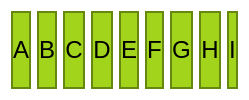
           <widget class="QWidget" name="widget_7" native="true">
            <property name="styleSheet">
             <string notr="true">border: 0px;
background-color: rgba(0,0,0,0);</string>
            </property>
            <layout class="QHBoxLayout" name="horizontalLayout_3">
             <item>
              <widget class="QPushButton" name="pushButton_10">
               <property name="sizePolicy">
                <sizepolicy hsizetype="Minimum" vsizetype="Fixed">
                 <horstretch>0</horstretch>
                 <verstretch>0</verstretch>
                </sizepolicy>
               </property>
               <property name="minimumSize">
                <size>
                 <width>0</width>
                 <height>50</height>
                </size>
               </property>
               <property name="maximumSize">
                <size>
                 <width>130</width>
                 <height>200</height>
                </size>
               </property>
               <property name="font">
                <font>
                 <pointsize>18</pointsize>
                </font>
               </property>
               <property name="styleSheet">
                <string notr="true">QPushButton
{
border: 2px solid rgb(102, 135, 16);
border-radius: 25px;
background-color: rgb(161, 212, 26);
}

QPushButton:pressed{	
	padding-left:2px;
	padding-top:2px;
	background-color: rgb(136, 177, 22);
}</string>
               </property>
               <property name="text">
                <string>A</string>
               </property>
               <property name="flat">
                <bool>false</bool>
               </property>
              </widget>
             </item>
             <item>
              <widget class="QPushButton" name="pushButton_11">
               <property name="sizePolicy">
                <sizepolicy hsizetype="Minimum" vsizetype="Fixed">
                 <horstretch>0</horstretch>
                 <verstretch>0</verstretch>
                </sizepolicy>
               </property>
               <property name="minimumSize">
                <size>
                 <width>0</width>
                 <height>50</height>
                </size>
               </property>
               <property name="maximumSize">
                <size>
                 <width>130</width>
                 <height>200</height>
                </size>
               </property>
               <property name="font">
                <font>
                 <pointsize>18</pointsize>
                </font>
               </property>
               <property name="styleSheet">
                <string notr="true">QPushButton
{
border: 2px solid rgb(102, 135, 16);
border-radius: 25px;
background-color: rgb(161, 212, 26);
}

QPushButton:pressed{	
	padding-left:2px;
	padding-top:2px;
	background-color: rgb(136, 177, 22);
}</string>
               </property>
               <property name="text">
                <string>B</string>
               </property>
              </widget>
             </item>
             <item>
              <widget class="QPushButton" name="pushButton_17">
               <property name="sizePolicy">
                <sizepolicy hsizetype="Minimum" vsizetype="Fixed">
                 <horstretch>0</horstretch>
                 <verstretch>0</verstretch>
                </sizepolicy>
               </property>
               <property name="minimumSize">
                <size>
                 <width>0</width>
                 <height>50</height>
                </size>
               </property>
               <property name="maximumSize">
                <size>
                 <width>130</width>
                 <height>200</height>
                </size>
               </property>
               <property name="font">
                <font>
                 <pointsize>18</pointsize>
                </font>
               </property>
               <property name="styleSheet">
                <string notr="true">QPushButton
{
border: 2px solid rgb(102, 135, 16);
border-radius: 25px;
background-color: rgb(161, 212, 26);
}

QPushButton:pressed{	
	padding-left:2px;
	padding-top:2px;
	background-color: rgb(136, 177, 22);
}</string>
               </property>
               <property name="text">
                <string>C</string>
               </property>
              </widget>
             </item>
             <item>
              <widget class="QPushButton" name="pushButton_9">
               <property name="sizePolicy">
                <sizepolicy hsizetype="Minimum" vsizetype="Fixed">
                 <horstretch>0</horstretch>
                 <verstretch>0</verstretch>
                </sizepolicy>
               </property>
               <property name="minimumSize">
                <size>
                 <width>0</width>
                 <height>50</height>
                </size>
               </property>
               <property name="maximumSize">
                <size>
                 <width>130</width>
                 <height>200</height>
                </size>
               </property>
               <property name="font">
                <font>
                 <pointsize>18</pointsize>
                </font>
               </property>
               <property name="styleSheet">
                <string notr="true">QPushButton
{
border: 2px solid rgb(102, 135, 16);
border-radius: 25px;
background-color: rgb(161, 212, 26);
}

QPushButton:pressed{	
	padding-left:2px;
	padding-top:2px;
	background-color: rgb(136, 177, 22);
}</string>
               </property>
               <property name="text">
                <string>D</string>
               </property>
              </widget>
             </item>
             <item>
              <widget class="QPushButton" name="pushButton_16">
               <property name="sizePolicy">
                <sizepolicy hsizetype="Minimum" vsizetype="Fixed">
                 <horstretch>0</horstretch>
                 <verstretch>0</verstretch>
                </sizepolicy>
               </property>
               <property name="minimumSize">
                <size>
                 <width>0</width>
                 <height>50</height>
                </size>
               </property>
               <property name="maximumSize">
                <size>
                 <width>130</width>
                 <height>200</height>
                </size>
               </property>
               <property name="font">
                <font>
                 <pointsize>18</pointsize>
                </font>
               </property>
               <property name="styleSheet">
                <string notr="true">QPushButton
{
border: 2px solid rgb(102, 135, 16);
border-radius: 25px;
background-color: rgb(161, 212, 26);
}

QPushButton:pressed{	
	padding-left:2px;
	padding-top:2px;
	background-color: rgb(136, 177, 22);
}</string>
               </property>
               <property name="text">
                <string>E</string>
               </property>
              </widget>
             </item>
             <item>
              <widget class="QPushButton" name="pushButton_13">
               <property name="sizePolicy">
                <sizepolicy hsizetype="Minimum" vsizetype="Fixed">
                 <horstretch>0</horstretch>
                 <verstretch>0</verstretch>
                </sizepolicy>
               </property>
               <property name="minimumSize">
                <size>
                 <width>0</width>
                 <height>50</height>
                </size>
               </property>
               <property name="maximumSize">
                <size>
                 <width>130</width>
                 <height>200</height>
                </size>
               </property>
               <property name="font">
                <font>
                 <pointsize>18</pointsize>
                </font>
               </property>
               <property name="styleSheet">
                <string notr="true">QPushButton
{
border: 2px solid rgb(102, 135, 16);
border-radius: 25px;
background-color: rgb(161, 212, 26);
}

QPushButton:pressed{	
	padding-left:2px;
	padding-top:2px;
	background-color: rgb(136, 177, 22);
}</string>
               </property>
               <property name="text">
                <string>F</string>
               </property>
              </widget>
             </item>
             <item>
              <widget class="QPushButton" name="pushButton_12">
               <property name="sizePolicy">
                <sizepolicy hsizetype="Minimum" vsizetype="Fixed">
                 <horstretch>0</horstretch>
                 <verstretch>0</verstretch>
                </sizepolicy>
               </property>
               <property name="minimumSize">
                <size>
                 <width>0</width>
                 <height>50</height>
                </size>
               </property>
               <property name="maximumSize">
                <size>
                 <width>130</width>
                 <height>200</height>
                </size>
               </property>
               <property name="font">
                <font>
                 <pointsize>18</pointsize>
                </font>
               </property>
               <property name="styleSheet">
                <string notr="true">QPushButton
{
border: 2px solid rgb(102, 135, 16);
border-radius: 25px;
background-color: rgb(161, 212, 26);
}

QPushButton:pressed{	
	padding-left:2px;
	padding-top:2px;
	background-color: rgb(136, 177, 22);
}</string>
               </property>
               <property name="text">
                <string>G</string>
               </property>
              </widget>
             </item>
             <item>
              <widget class="QPushButton" name="pushButton_14">
               <property name="sizePolicy">
                <sizepolicy hsizetype="Minimum" vsizetype="Fixed">
                 <horstretch>0</horstretch>
                 <verstretch>0</verstretch>
                </sizepolicy>
               </property>
               <property name="minimumSize">
                <size>
                 <width>0</width>
                 <height>50</height>
                </size>
               </property>
               <property name="maximumSize">
                <size>
                 <width>130</width>
                 <height>200</height>
                </size>
               </property>
               <property name="font">
                <font>
                 <pointsize>18</pointsize>
                </font>
               </property>
               <property name="styleSheet">
                <string notr="true">QPushButton
{
border: 2px solid rgb(102, 135, 16);
border-radius: 25px;
background-color: rgb(161, 212, 26);
}

QPushButton:pressed{	
	padding-left:2px;
	padding-top:2px;
	background-color: rgb(136, 177, 22);
}</string>
               </property>
               <property name="text">
                <string>H</string>
               </property>
              </widget>
             </item>
             <item>
              <widget class="QPushButton" name="pushButton_15">
               <property name="sizePolicy">
                <sizepolicy hsizetype="Minimum" vsizetype="Fixed">
                 <horstretch>0</horstretch>
                 <verstretch>0</verstretch>
                </sizepolicy>
               </property>
               <property name="minimumSize">
                <size>
                 <width>0</width>
                 <height>50</height>
                </size>
               </property>
               <property name="maximumSize">
                <size>
                 <width>130</width>
                 <height>200</height>
                </size>
               </property>
               <property name="font">
                <font>
                 <pointsize>18</pointsize>
                </font>
               </property>
               <property name="styleSheet">
                <string notr="true">QPushButton
{
border: 2px solid rgb(102, 135, 16);
border-radius: 25px;
background-color: rgb(161, 212, 26);
}

QPushButton:pressed{	
	padding-left:2px;
	padding-top:2px;
	background-color: rgb(136, 177, 22);
}</string>
               </property>
               <property name="text">
                <string>I</string>
               </property>
              </widget>
             </item>
            </layout>
           </widget>
